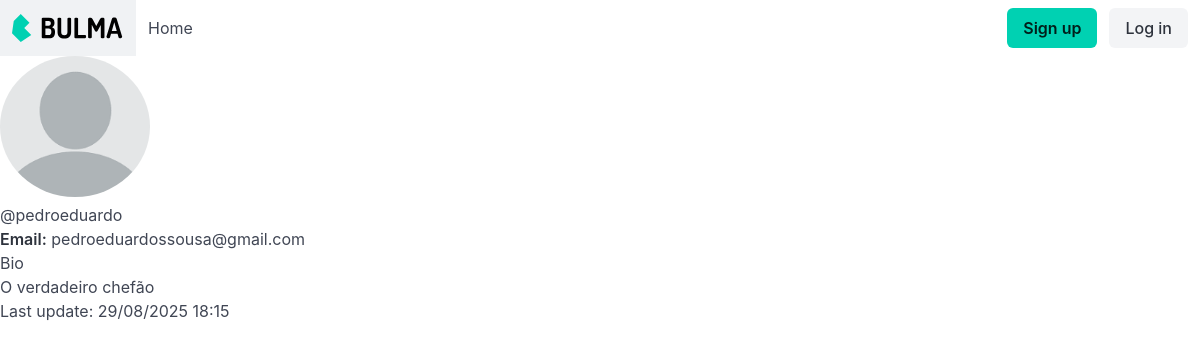
Before: /profile/pedroeduardo/ with the older database file.
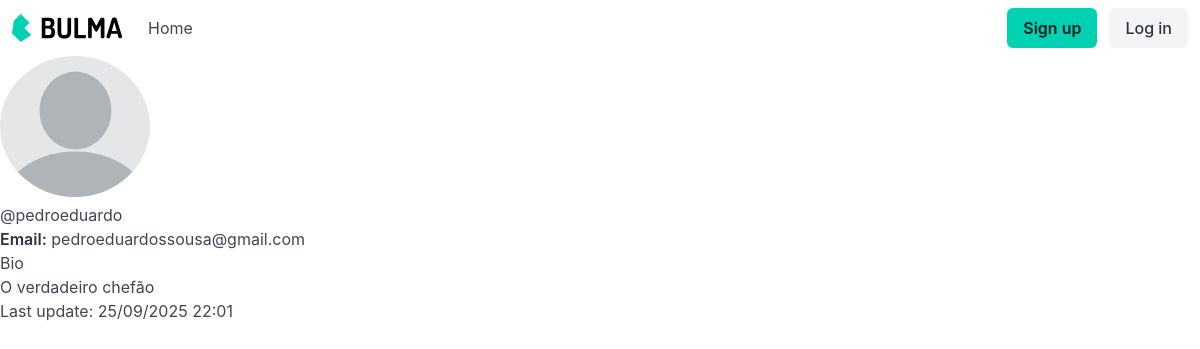
After: the same page with the newer database file.
### users/models.py (models this page shows, shortened)
class Profile(models.Model):
    user = models.OneToOneField(
        User,
        on_delete=models.CASCADE
    )
    bio = models.TextField(max_length=500, blank=True)
    birth_date = models.DateField(default=date.today, null=False, blank=False)
    birth_date_edited = models.BooleanField(default=False)
    def user_profile_image_path(instance, filename):
        return f'profile_images/{instance.slug}/{filename}'
    profile_img = models.ImageField(upload_to=user_profile_image_path, default='blank_profile.png')
    date_modified = models.DateTimeField(User, auto_now=True)
    slug = models.SlugField(unique=True, blank=True)

### users/views.py (the view)
# urls.py: path("profile/<slug:slug>/", views.public_profile, name="public_profile"),
def public_profile(request, slug):
    profile = get_object_or_404(Profile, slug=slug)
    is_owner = request.user.is_authenticated and request.user == profile.user
    return render(request, "users/profile.html", {"profile": profile, "is_owner": is_owner})

### users/templates/users/profile.html (shortened to what this page needs)
{% extends "base.html" %}
{% block content %}
<div class="profile-container">
    <div class="profile-header">
        <img src="{{ profile.profile_img.url }}" alt="{{ profile.user.username }}" style="max-width:150px; border-radius:50%;">
        <h2>@{{ profile.user.username }}</h2>
        <p><strong>Email:</strong> {{ profile.user.email }}</p>
    </div>
    <div class="profile-bio">
        <h4>Bio</h4>
        <p>{{ profile.bio|linebreaksbr }}</p>
    </div>
    <div class="profile-date">
        <p>Last update: {{ profile.date_modified|date:"d/m/Y H:i" }}</p>
    </div>
</div>
{% endblock content %}

### templates/base.html (shortened to what this page needs)
<!DOCTYPE html>
<html lang="en">
<head>
    <link rel="stylesheet" href="https://cdn.jsdelivr.net/npm/bulma@1.0.4/css/bulma.min.css">
</head>
<body>
    {% include 'navbar.html' %}
    {% block content %}
    {% endblock content %}
</body>
</html>

### templates/navbar.html (shortened to what this page needs)
<nav class="navbar" role="navigation" aria-label="main navigation">
  <div class="navbar-brand">
    <a class="navbar-item" href="{% url 'home' %}">
    </a>
  </div>
  <div id="navbarBasicExample" class="navbar-menu">
    <div class="navbar-start">
      <a href="{% url 'home' %}" class="navbar-item">
        Home
      </a>
    </div>
    {% if user.is_authenticated %}
      <div class="navbar-end">
        <div class="navbar-item">
          <div class="buttons">
            <a href="{% url 'sign_up' %}">
              {% include "registration/_logout.html" %}
            </a>
          </div>
        </div>
      </div>
    {% else %}
      <div class="navbar-end">
        <div class="navbar-item">
          <div class="buttons">
            <a href="{% url 'sign_up' %}" class="button is-primary">
              <strong>Sign up</strong>
            </a>
            <a href="{% url 'login' %}" class="button is-light">
              Log in
            </a>
          </div>
        </div>
      </div>
    {% endif %}
  </div>
</nav>

Changed rows visible on the page:
changed Profile "O verdadeiro chefão": date_modified "29/08/2025 18:15" → "25/09/2025 22:01"
